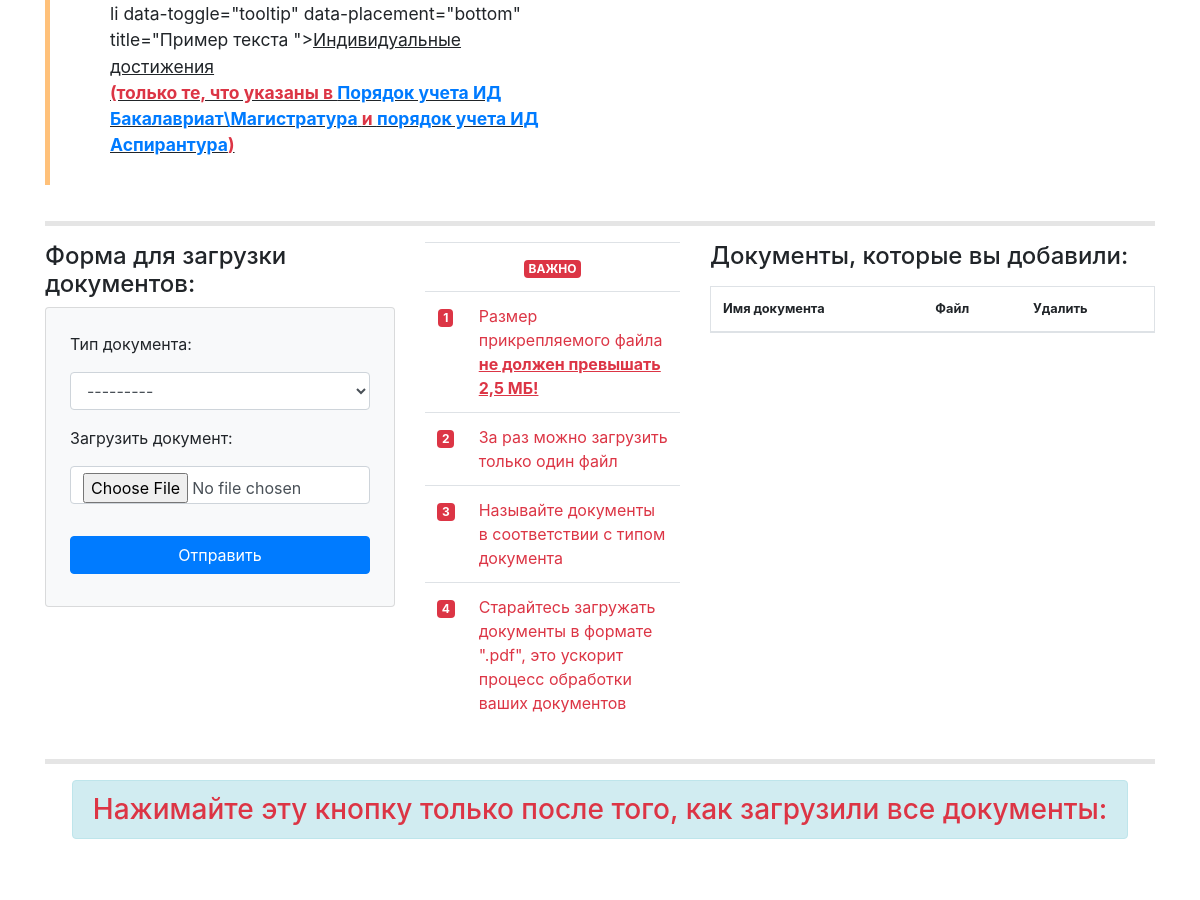
Page /accounts/add_dok (signed in, middle part) on the earlier database version.
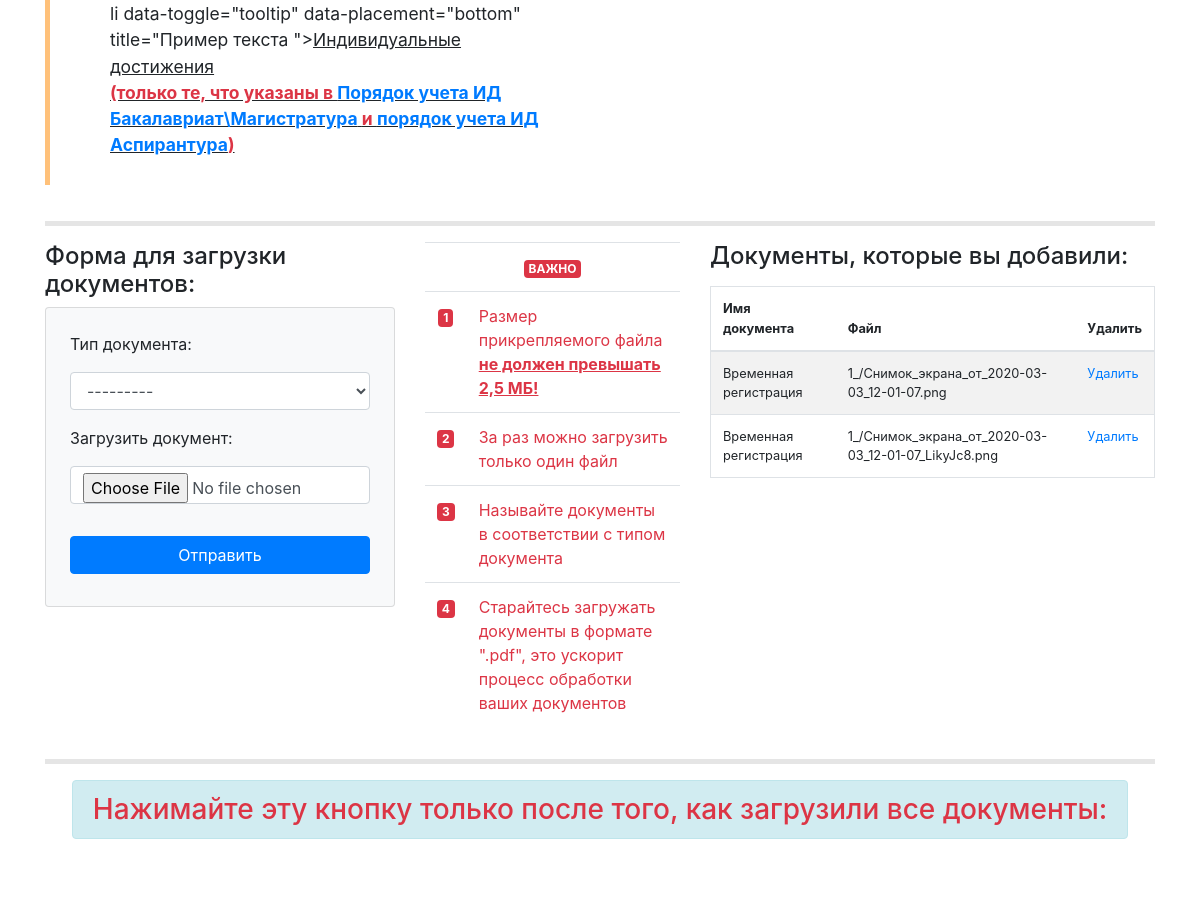
Same page on the later database version.
### regabitur/models.py (models this page shows, shortened)
class DocumentUser(models.Model):
    user = models.ForeignKey(User, on_delete=models.CASCADE, verbose_name="Абитуриент", default='')
    date_pub = models.DateTimeField(auto_now=True, blank=True)
    document_list = (
        ('Заявление', 'Заявление'),
        ('Учетная карточка', 'Учетная карточка'),
        ('Согласие на зачисление', 'Согласие на зачисление'),
        ('Обработка персональных данных', 'Обработка персональных данных'),
        ('Фото (3х4)', 'Фото (3х4)'),
        ('Документ, удостоверяющий личность', 'Документ, удостоверяющий личность'),
        ('Временная регистрация', 'Временная регистрация(при наличии в СПб)'),
        ('Документ об образовании', 'Документ об образовании'),
        ('мед.справка', 'Медицинская справка по форме 086-У'),
        ('Прививочный сертификат', 'Прививочный сертификат'),
        ('Военный билет или приписное', 'Военный билет или приписное удостоверение'),
        ('Снилс', 'Снилс'),
        ('Индивидуальные достижения', 'Индивидуальные достижения'),
    )
    name_doc = models.CharField(max_length=256, verbose_name="Название документа", choices=document_list)
    doc = models.FileField(upload_to=user_directory_path, verbose_name="Загрузить документ")
    class Meta:
        verbose_name = 'Документы абитуриентов'
        verbose_name_plural = 'Документы абитуриентов'

### regabitur/views.py (the view, shortened to what this page needs)
# urls.py: path('add_dok', DocumentsAddView.as_view(), name='add_doc_url'),
class DocumentsAddView(LoginRequiredMixin, CustomSuccessMessageMixin, CreateView):
    model = DocumentUser
    template_name = 'regabitur/add_doc.html'
    form_class = AddDocForm
    success_url = reverse_lazy('add_doc_url')
    success_msg = 'Документ успешно добавлен!'
    def get_context_data(self, **kwargs):
        kwargs['documents'] = DocumentUser.objects.all()
        context = super().get_context_data(**kwargs)
        user = CustomUser.objects.get(user=self.request.user)
        user_doc_done = user.complete_flag
        context['user_doc_done'] = user_doc_done
        return context

### regabitur/forms.py
class AddDocForm(forms.ModelForm):
    class Meta:
        model = DocumentUser
        fields = ('name_doc', 'doc')
        labels = {
            'name_doc': ('Тип документа'),
        }
    def __init__(self, *args, **kwargs):
        super().__init__(*args, **kwargs)
        for field in self.fields:
            self.fields[field].widget.attrs['class'] = 'form-control mt-2 mb-3'

### regabitur/templates/regabitur/add_doc.html (shortened to what this page needs)
{% extends 'base_regabitur.html' %}
{% block content %}
{%load static%}
<div class="row mt-3">
    <div class="col-md-6 ">
        <blockquote class="blockquoteMyOrange">
            <p class="small">
                <ul>
                    li data-toggle="tooltip" data-placement="bottom" title="Пример текста "><u>Индивидуальные достижения
            <p class="text-danger"><b>(только те, что указаны в <a href="{% static 'docPriem2020/5indivDos.pdf' %}">Порядок учета ИД
                Бакалавриат\Магистратура</a> и <a href="{% static 'docPriem2020/asp/5individAsp.pdf' %}" > порядок учета ИД Аспирантура</a>)</b></p></u></li>
            </ul>
            </p>
        </blockquote>
    </div>
    <div class="col-md-6">
    </div>
</div>
<hr style="border-width: 5px;">
{% if not user_doc_done %}
<div class="row mt-3">
    <div class="col-md-4 ">
        <h4>Форма для загрузки документов:</h4>
        <div class="card bg-light mb-3 p-4" >
            <form id="doc_add" method="post"  enctype="multipart/form-data" onsubmit="return showFileSize()">
                {{form}}
            </form>
            <button form="doc_add" id='myAnchor' type="submit" class="btn btn-primary mt-3 mb-2" onclick='showFileSize();'>Отправить</button>
        </div>
    </div>
    <div class="col-md-3">
        <table class="table">
            <tr>
                <td colspan="2" class="text-center"><span class="badge badge-danger"> ВАЖНО </span></td>
            </tr>
            <tr>
                <td class="text-center"><span class="badge badge-danger">1 </span></td>
                <td class="ml-3 text-danger">Размер прикрепляемого файла <b><u>не должен превышать 2,5 МБ!</u></b></td>
            </tr>
            <tr>
                <td class="text-center"><span class="badge badge-danger">2 </span></td>
                <td class="ml-3 text-danger">За раз можно загрузить только один файл</td>
            </tr>
            <tr>
                <td class="text-center"><span class="badge badge-danger">3 </span></td>
                <td class="ml-3 text-danger">Называйте документы в соответствии с типом документа</td>
            </tr>
            <tr>
                <td class="text-center"><span class="badge badge-danger">4 </span></td>
                <td class="ml-3 text-danger">Старайтесь загружать документы в формате ".pdf", это ускорит процесс обработки ваших документов </td>
            </tr>
        </table>
    </div>
    <div class="col-md-5">
        <h4> Документы, которые вы добавили:</h4>
        <table class="table table-striped border mt-3 table-small" style="font-size: .8em">
            <thead>
            <tr>
                <th scope="col">Имя документа</th>
                <th scope="col">Файл</th>
                <th scope="col">Удалить</th>
            </tr>
            </thead>
            <tbody>
            {% for i in documents  %}
            {% if request.user == i.user %}
            <tr>
                <td>{{ i.name_doc }}</td>
                <td>{{ i.doc }}</td>
                <td>
                    <a href="javascript:void()" onclick="delete_question{{i.id}}()">Удалить</a>
                </td>
            </tr>
            {% endif %}
            {% endfor %}
            </tbody>
        </table>
    </div>
</div>
{% endif %}
<hr style="border-width: 5px;">
<div class="row justify-content-md-center">
    <h3 class="text-center">
        <div class="alert alert-info text-danger">
            Нажимайте эту кнопку только после того, как загрузили все документы:
        </div>
    </h3>
</div>
{% endblock %}

### templates/base_regabitur.html (shortened to what this page needs)
<!DOCTYPE html>
<html lang="ru">
<head>
    {% load static %}
    <link rel="stylesheet" href="{% static 'css/bootstrap.min.css'%}" type="text/css">
    <link rel="stylesheet" href="{% static 'css/bootstrap-reboot.css'%}" type="text/css">
    <link rel="stylesheet" href="{% static 'css/bootstrap-grid.min.css'%}" type="text/css">
    <link rel="stylesheet" href="{% static 'css/mycss.css'%}" type="text/css">
</head>
<body>
<div class="container">
    {% block content %}{% endblock %}
</div>
</body>
</html>

### static/css/mycss.css (style rules this page uses)
.blockquoteMyOrange { padding: 10px 20px; margin: 0 0 20px; font-size: 17.5px; border-left: 5px solid #ffc17a; }

Differences in the rows shown:
added DocumentUser: name_doc "Временная регистрация", doc "1_/Снимок_экрана_от_2020-03-03_12-01-07.png"
added DocumentUser: name_doc "Временная регистрация", doc "1_/Снимок_экрана_от_2020-03-03_12-01-07_LikyJc8.png"
